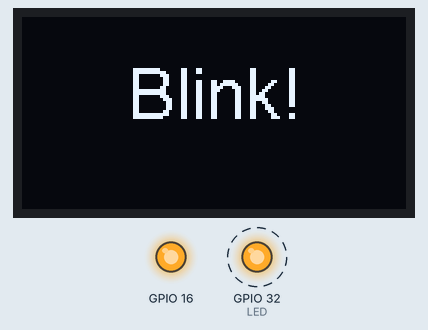
The sketch below on a simulated ESP32. Shown: 128×64 one-colour display, output pins drawn as LEDs (lit = HIGH). Dashed ring = blinking. What the sketch prints to the serial monitor is not drawn.

Above: at 0.1 s.
Timing chart, 0 to 130.0 s (numbered marks = the images above):
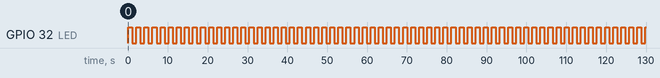

Measured:
- by itself, GPIO 32 (LED): alternates HIGH for 1.0 s and LOW for 1.0 s

The sketch:

Blink.ino
```cpp
#include "SSD1306Wire.h"
SSD1306Wire display(0x3c, 4, 15);

const int LED = 32;

void setup() {
  pinMode(16, OUTPUT); digitalWrite(16, LOW); delay(50); digitalWrite(16, HIGH);
  Serial.begin(115200);
  display.init();
  display.flipScreenVertically();
  display.setFont(ArialMT_Plain_24);
  display.setTextAlignment(TEXT_ALIGN_CENTER);

  pinMode(LED, OUTPUT);
}

void loop() {
  digitalWrite(LED, HIGH);   // turn the LED on (HIGH is the voltage level)
  display.drawString(64, 12, "Blink!");   display.display();
  Serial.println("Blink!");
  delay(1000);                       // wait for a second

  digitalWrite(LED, LOW);    // turn the LED off by making the voltage LOW
  display.clear(); display.display();
  delay(1000);                       // wait for a second
}
```
